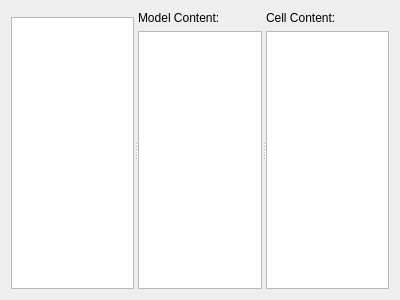
<?xml version="1.0" encoding="UTF-8"?>
<ui version="4.0">
 <class>GammaRay::ModelInspectorWidget</class>
 <widget class="QWidget" name="GammaRay::ModelInspectorWidget">
  <property name="geometry">
   <rect>
    <x>0</x>
    <y>0</y>
    <width>400</width>
    <height>300</height>
   </rect>
  </property>
  <property name="windowTitle">
   <string>Form</string>
  </property>
       <layout class="QVBoxLayout" name="verticalLayout_14">
        <item>
         <widget class="QSplitter" name="splitter_5">
          <property name="orientation">
           <enum>Qt::Horizontal</enum>
          </property>
          <widget class="QWidget" name="layoutWidget_3">
           <layout class="QVBoxLayout" name="verticalLayout_3">
            <item>
             <widget class="KFilterProxySearchLine" name="modelSearchLine"/>
            </item>
            <item>
             <widget class="QTreeView" name="modelView">
              <property name="uniformRowHeights">
               <bool>true</bool>
              </property>
              <property name="allColumnsShowFocus">
               <bool>true</bool>
              </property>
             </widget>
            </item>
           </layout>
          </widget>
          <widget class="QWidget" name="layoutWidget_4">
           <layout class="QVBoxLayout" name="verticalLayout_12">
            <item>
             <widget class="QLabel" name="label">
              <property name="text">
               <string>Model Content:</string>
              </property>
             </widget>
            </item>
            <item>
             <widget class="QTreeView" name="modelContentView"/>
            </item>
           </layout>
          </widget>
          <widget class="QWidget" name="layoutWidget_5">
           <layout class="QVBoxLayout" name="verticalLayout_13">
            <item>
             <widget class="QLabel" name="label_2">
              <property name="text">
               <string>Cell Content:</string>
              </property>
             </widget>
            </item>
            <item>
             <widget class="QTreeView" name="modelCellView">
              <property name="rootIsDecorated">
               <bool>false</bool>
              </property>
              <property name="uniformRowHeights">
               <bool>true</bool>
              </property>
              <property name="allColumnsShowFocus">
               <bool>true</bool>
              </property>
             </widget>
            </item>
           </layout>
          </widget>
         </widget>
        </item>
       </layout>
 </widget>
 <resources/>
 <connections/>
 <customwidgets>
  <customwidget>
   <class>KFilterProxySearchLine</class>
   <extends>QWidget</extends>
   <header>kde/kfilterproxysearchline.h</header>
  </customwidget>
 </customwidgets>
</ui>
